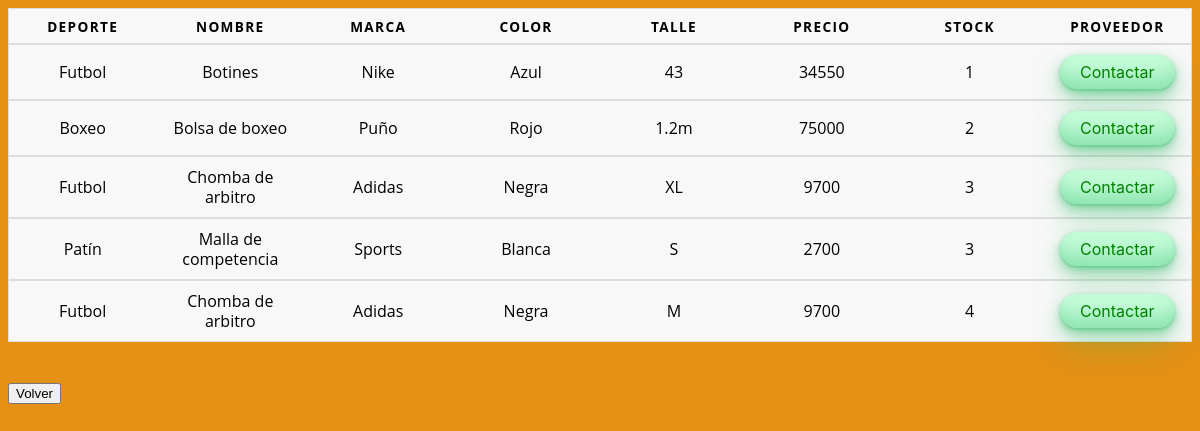
The page /stock.php on the database its author committed.
### tables this page shows
CREATE TABLE `producto` (
  `Id` int(11) NOT NULL,
  `Deporte` varchar(255) DEFAULT NULL,
  `Nombre` varchar(255) NOT NULL,
  `Marca` varchar(255) NOT NULL,
  `Color` varchar(255) DEFAULT NULL,
  `Talle` varchar(255) DEFAULT NULL,
  `Stock` int(11) NOT NULL,
  `Precio` float NOT NULL,
  `Proveedor` varchar(255) NOT NULL,
  `MailProveedor` varchar(255) NOT NULL,
  `TelefonoProveedor` varchar(255) DEFAULT NULL,
  `Eliminado` tinyint(1) DEFAULT NULL,
  `CantidadVendida` int(11) DEFAULT NULL
);

### stock.php (the view, shortened to what this page needs)
<?php
    include("conexion.php");
    $listProductos=mysqli_query($conexion, "SELECT Id, Deporte, Nombre, Marca, Color, Talle, Precio, Stock, Proveedor, MailProveedor, TelefonoProveedor FROM producto
                                WHERE Eliminado = 0 ORDER BY Stock ASC, Deporte ASC, Nombre ASC");
?>
<!DOCTYPE html>
<html lang="es">
<head>
	<link rel="stylesheet" href="tabla.css">
</head>
<body>
	<?php
		if($listProductos->num_rows > 0){
			Echo
				"<table>
					<thead>
						<tr>
						<th scope='col'>Deporte</th><th scope='col'>Nombre</th><th scope='col'>Marca</th><th scope='col'>Color</th><th scope='col'>Talle</th>
						<th scope='col'>Precio</th><th scope='col'>Stock</th><th>Proveedor</th>
						</tr>
					</thead>
				</table>";
			while($row = $listProductos->fetch_assoc()) {
				Echo
					"<table>
						<tr>
						<td>".$row['Deporte']."</td><td>".$row['Nombre']."</td><td>".$row['Marca']."</td>
						<td>".$row['Color']."</td><td>".$row['Talle']."</td><td>".$row['Precio']."</td><td>".$row['Stock']."</td>
						<td><a href=form_contactar.php><button class='abm'>Contactar</button></a></td>
						</tr>
					</table>";
			}
			Echo "<br/><br/><a href=admin_site.php><button>Volver</button></a>";
		}else{
			Echo "Error";
		}
	?>
</body>
</html>

### tabla.css (style rules this page uses)
body { background-color: #e49116; font-family: "Open Sans", sans-serif; line-height: 1.25; }
table { border: 1px solid #ccc; border-collapse: collapse; margin: 0; padding: 0; width: 100%; table-layout: fixed; }
table tr { background-color: #f8f8f8; border: 1px solid #ddd; padding: .35em; }
table th, table td { padding: .625em; text-align: center; }
table th { font-size: .85em; letter-spacing: .1em; text-transform: uppercase; }
.abm { background-color: #c2fbd7; border-radius: 100px; box-shadow: rgba(44, 187, 99, .2) 0 -25px 18px -14px inset,rgba(44, 187, 99, .15) 0 1px 2px,rgba(44, 187, 99, .15) 0 2px 4px,rgba(44, 187, 99, .15) 0 4px 8px,rgba(44, 187, 99, .15) 0 8px 16px,rgba(44, 187, 99, .15) 0 16px 32px; color: green; cursor: pointer; display: inline-block; font-family: CerebriSans-Regular,-apple-system,system-ui,Roboto,sans-serif; padding: 7px 20px; text-align: center; text-decoration: none; transition: all 250ms; border: 0; font-size: 16px; user-select: none; -webkit-user-select: none; touch-action: manipulation; }
.abm { box-shadow: rgba(44,187,99,.35) 0 -25px 18px -14px inset,rgba(44,187,99,.25) 0 1px 2px,rgba(44,187,99,.25) 0 2px 4px,rgba(44,187,99,.25) 0 4px 8px,rgba(44,187,99,.25) 0 8px 16px,rgba(44,187,99,.25) 0 16px 32px; }

### rows shown on the page
producto: Deporte "Futbol", Nombre "Botines", Marca "Nike", Color "Azul", Talle "43", Precio "34550", Stock "1"
producto: Deporte "Boxeo", Nombre "Bolsa de boxeo", Marca "Puño", Color "Rojo", Talle "1.2m", Precio "75000", Stock "2"
producto: Deporte "Futbol", Nombre "Chomba de arbitro", Marca "Adidas", Color "Negra", Talle "XL", Precio "9700", Stock "3"
producto: Deporte "Patín", Nombre "Malla de competencia", Marca "Sports", Color "Blanca", Talle "S", Precio "2700", Stock "3"
producto: Deporte "Futbol", Nombre "Chomba de arbitro", Marca "Adidas", Color "Negra", Talle "M", Precio "9700", Stock "4"
